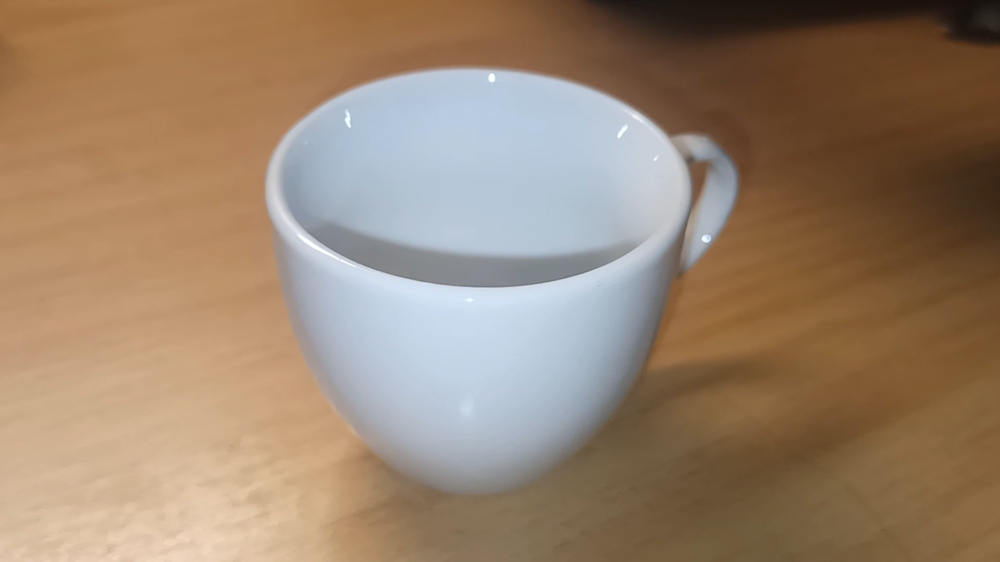
#> input picture frame0.png, 1000 x 562 px, shrunk from 1919 x 1079 before the run
$ python main.py
#> lines starting #> are read from the running program, lines starting #| are printed output that depends on the picture; after the words box and inside, x2 and y2 are one past the last pixel; in counts of white or black regions, pixels touching at a corner belong together
import numpy as np
from PIL import Image
from scipy.signal import convolve2d # Apparently NumPy cannot convolve matrices

def image_load(path: str) -> np.ndarray:
  # This would load the image into a tensor where an index [y][x][rgba] would determin
  # the RGBA component of the pixel at xy.
  # We want it a little inversed, we want [rgb][y][x], the color first, each 'frame' of the tensor
  # contains the whole image, so we reorder this tensor
  # A tensor transpose along the Z axis basically
#> called with path = 'frame0.png'
  tensor = np.asarray(Image.open(path))
#> tensor is the input picture: shape (562, 1000, 4); mean R, G, B, A 153.6, 130.7, 109.1, 255
  return tensor.transpose(2, 0, 1)[:3]
def image_save(tensor: np.ndarray, path: str):
  # We need to reorder the tensor back to [y][x][rgba] order.
  Image.fromarray(tensor.transpose(1, 2, 0)).save(path)
def reduce_to_grayscale(tensor: np.ndarray) -> np.array:
  row = (tensor[0] + tensor[1] + tensor[2]) / 3
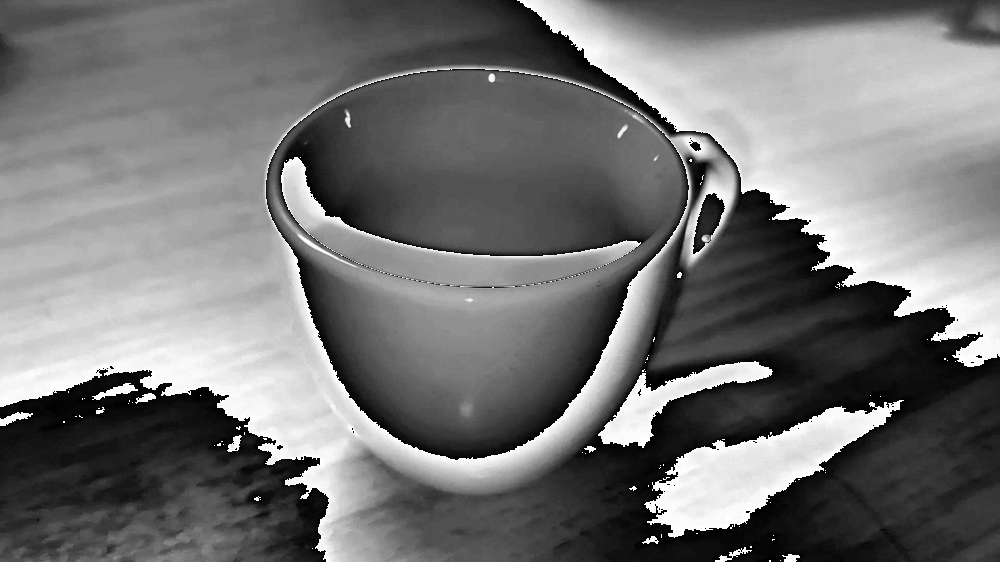
#> row: shape (562, 1000) float64; min 0, max 85, mean 38.6; drawn with min black and max white
  return np.asarray([row, row, row]).astype(np.uint8)
def reduce_to_bin(tensor: np.ndarray, threshold: np.uint8) -> np.ndarray:
  row = np.where((tensor[0] + tensor[1] + tensor[2]) / 3 < threshold, 0, 255)
  return np.asarray([row, row, row]).astype(np.uint8)

def diff(f0: np.ndarray, f1: np.ndarray) -> np.ndarray:
  return (f1 - f0) * 2
def add(f0: np.ndarray, f1: np.ndarray) -> np.ndarray:
  return (f1 + f0).astype(np.uint8)
def invert(tensor: np.ndarray) -> np.ndarray:
  return 255 - tensor

def image_convolve(matrix, kernel):
	width = matrix[0].shape[0]
#> width = 562
	height = matrix[0].shape[1]
#> height = 1000
	output_matrix = np.zeros((3, width, height))

	for ch in range(3):
		channel = matrix[ch]
		output_matrix[ch] = convolve2d(channel, kernel, mode='same', boundary='fill', fillvalue=0)
#> this loop made 3 passes
#> pass 1, in image_convolve, `channel = matrix[ch]`:
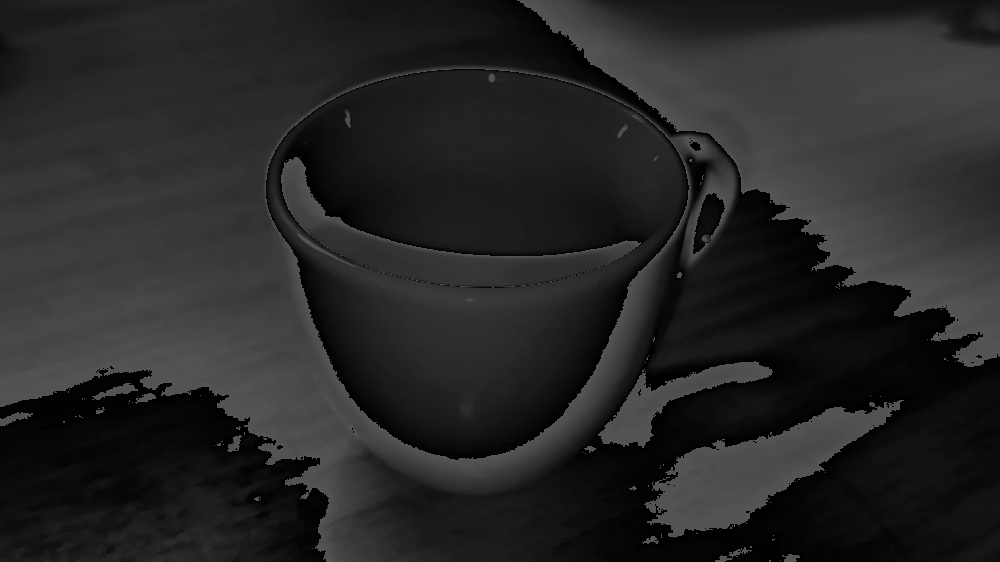
#> channel: shape (562, 1000); min 0, max 85, mean 38.3
	return output_matrix.astype(np.uint8)

# Method 1:
# Because laziness, the frames are not separated by us, they should be in the files frame0.png and frame1.png
# We simply subtract them
def method1():
  frame0 = image_load("frame0.png")
  frame1 = image_load("frame1.png")
  #print(frame0)
  diff01 = diff(frame0, frame1)
  print(diff01.dtype)
  gs = reduce_to_grayscale(diff01)
  print(gs)
  image_save(gs, "edge_m1.png")

# Method 1.1, similar idea to 1, except instead of subtracting two frames,
# we add the first frame to the inverted second frame
def method1p1():
  frame0 = image_load("frame0.png")
  frame1 = image_load("frame1.png")
  inv1 = invert(frame1)
  image_save(inv1, "inv_frame1.png")
  image_save(reduce_to_bin(add(frame0/2, inv1/2), 39), "edge_m1.1.png")

# Method 2: Subtract the image from a shifted version of itself
def method2():
  shift_amnt = 100
  rm_indices = np.concatenate((np.arange(shift_amnt), np.array([-i - 1 for i in range(shift_amnt)])))
  #print(rm_indices)
  source = image_load("frame0.png")
  pshifted = np.roll(source, (shift_amnt, shift_amnt), (1, 2))
  inv_pshifted = invert(pshifted)
  # Adding with inverse then removing borders
  pshift_org = np.delete(np.delete(add(source/2, inv_pshifted/2), rm_indices, 1), rm_indices, 2)
  nshifted = np.roll(source, (-shift_amnt, -shift_amnt), (1, 2))
  inv_nshifted = invert(nshifted)
  nshift_org = np.delete(np.delete(add(source/2, inv_nshifted/2), rm_indices, 1), rm_indices, 2)
  image_save(inv_pshifted, "pshift.png")
  #image_save(pshift_org, "pshift.jpeg")
  #image_save(nshift_org, "nshift.jpeg")
  output = reduce_to_bin(add(nshift_org, pshift_org), 1)
  image_save(output, "output.jpeg")

def method3():
  source = image_load("frame0.png")
  source = reduce_to_grayscale(source)
  ver_output = reduce_to_bin(image_convolve(source, np.array([[-0.1, 0, 0.1], [-0.2, 0, 0.2], [-0.1, 0, 0.1]])), 60)
#> in reduce_to_bin, `row = np.where((tensor[0] + tensor[1] + tensor[2]) / 3 < threshold, 0,..`:
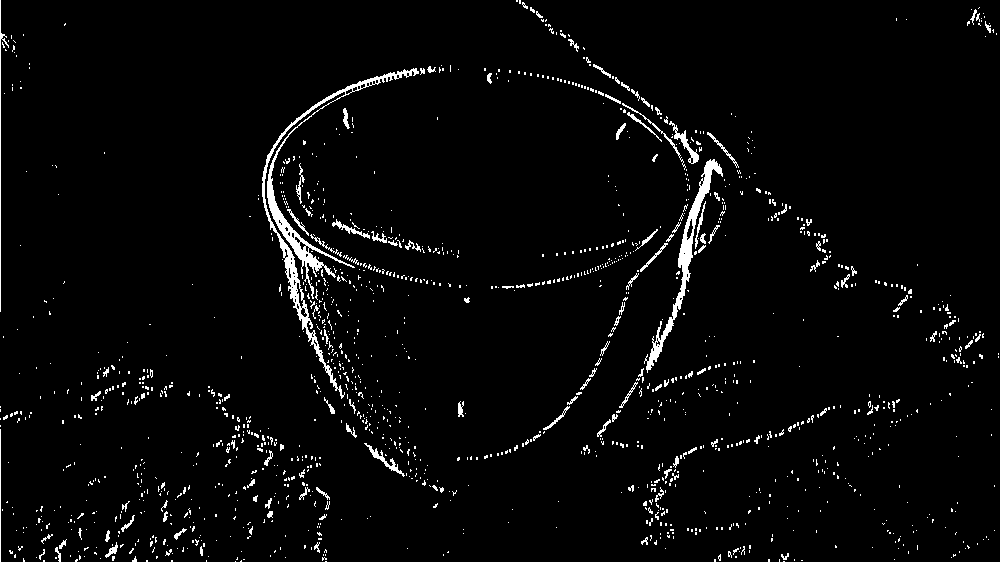
#> row: shape (562, 1000) int64; 3.1% white in thin lines or dots
  hor_output = reduce_to_bin(image_convolve(source, np.array([[-0.1, -0.2, -0.1], [0, 0, 0], [0.1, 0.2, 0.1]])), 60)
#> call 2 of reduce_to_bin, with tensor = array of shape (3, 562, 1000), threshold = 60
#> in reduce_to_bin (call 2), `row = np.where((tensor[0] + tensor[1] + tensor[2]) / 3 < threshold, 0,..`:
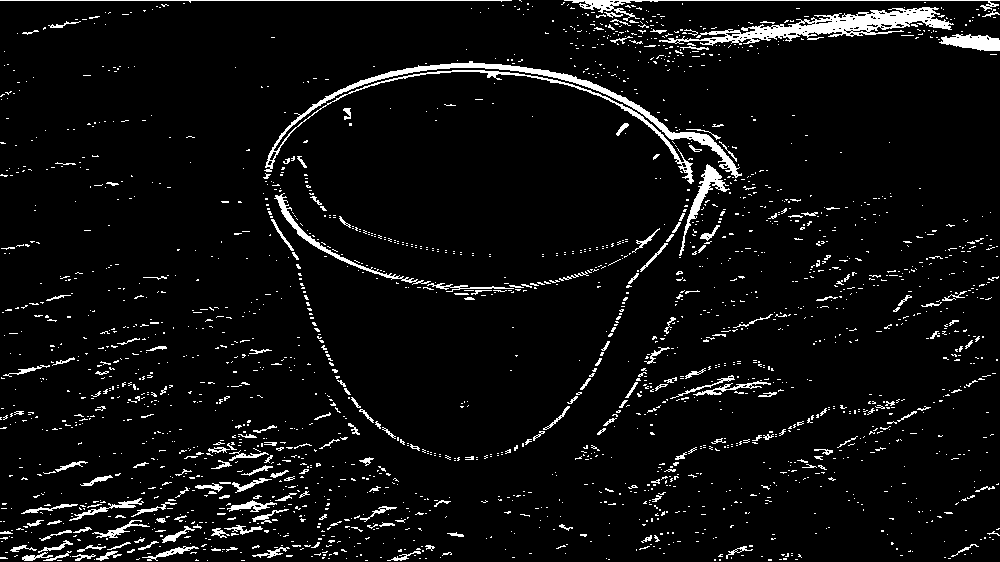
#> row: shape (562, 1000) int64; 5.4% white; 2201 white regions (1992 under 20 px), largest, box (x1, y1, x2, y2) and area: (264, 61, 742, 184) 4209, (659, 7, 954, 46) 3580, (564, 0, 1000, 21) 903
  output = ver_output + hor_output
  image_save(ver_output, "ver_output.jpeg")
  image_save(hor_output, "hor_output.jpeg")
  image_save(output, "output.jpeg")
#> call 3 of image_save, with tensor = array of shape (3, 562, 1000), path = 'output.jpeg'
#> in image_save (call 3), `Image.fromarray(tensor.transpose(1, 2, 0)).save(path)`:
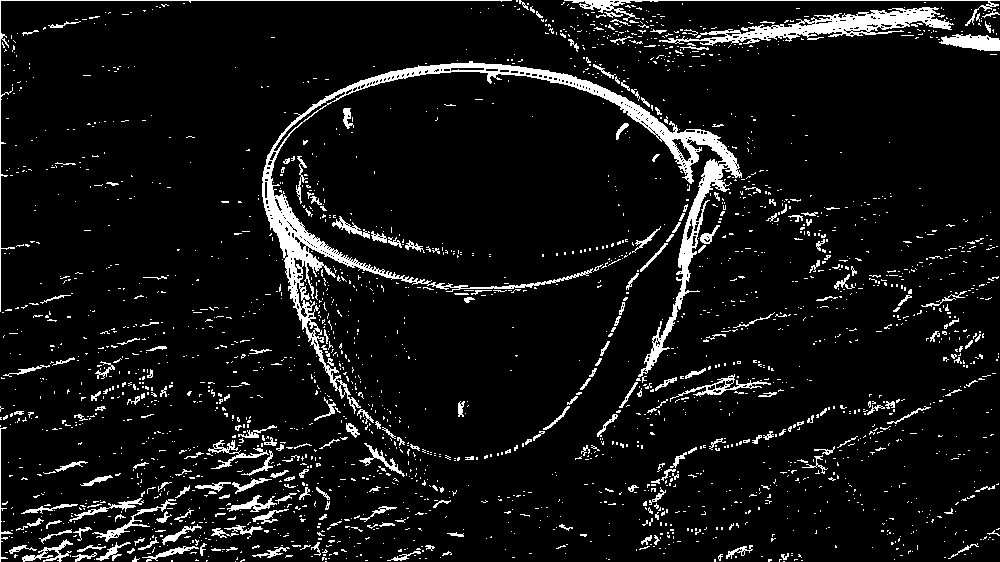
#> saved as output.jpeg: PIL image 1000x562 RGB; min 0, max 255, mean 19.1

#method1()
#method1p1()
#method2()
method3()

$ run again, with apples.jpeg saved as frame0.png
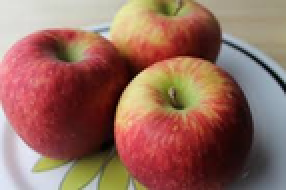
#> input picture apples.jpeg, 143 x 95 px, shrunk from 275 x 183 before the run (shown 2 times larger)
#> in image_load, tensor is the input picture: shape (95, 143, 3); mean R, G, B 149.6, 106.1, 93
#> in reduce_to_bin, `row = np.where((tensor[0] + tensor[1] + tensor[2]) / 3 < threshold, 0,..`:
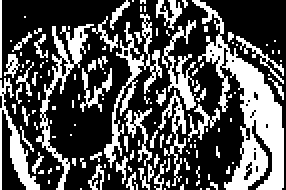
#> row: shape (95, 143) int64 (shown 2 times larger); 32.9% white; 131 white regions (105 under 20 px), largest, box (x1, y1, x2, y2) and area: (96, 0, 142, 95) 1384, (18, 12, 47, 95) 428, (52, 7, 81, 84) 423
#> in image_save (call 3), `Image.fromarray(tensor.transpose(1, 2, 0)).save(path)`:
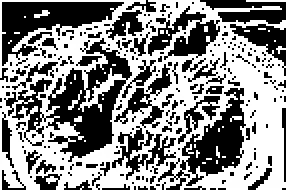
#> saved as output.jpeg: PIL image 143x95 RGB (shown 2 times larger); min 0, max 255, mean 135.9
